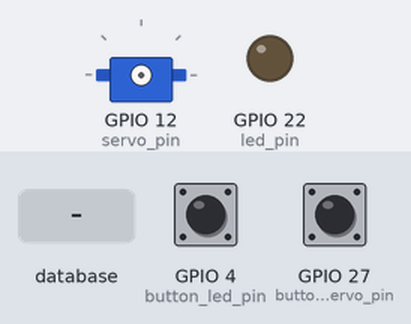
A program run on a simulated Raspberry Pi (BCM pin numbers). On the bench: servo, output pins drawn as LEDs (lit = HIGH). The inputs (shaded band) are chosen by the test bench; at power-on: GPIO 4 (button_led_pin) LOW, GPIO 27 (button_servo_pin) LOW. Each call to the cloud database takes 0.3 s, and an entry nobody has set reads as its off value or as empty; servo angles are drawn from the pulse width (0.5 ms = 0°, 2.5 ms = 180°).

Above: at 1.2 s.
1.3 s: database entry "turnOnLight" set to "1"
At 2.4 s:
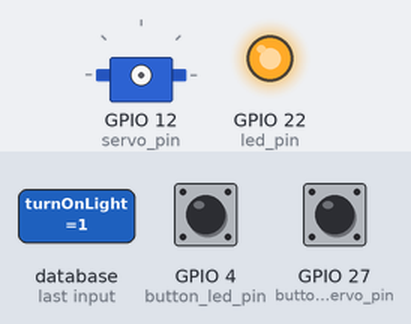
3.0 s: database entry "lightOption" set to "1"
4.5 s: database entry "turnOnLight" set to "0"
At 7.0 s:
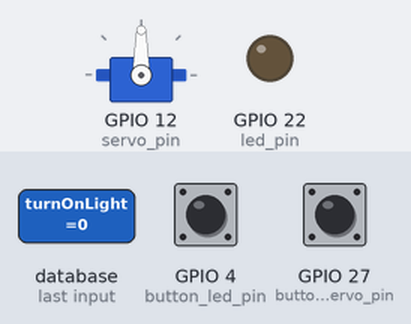
Timing chart, 0 to 8.5 s (numbered marks = the images above; inputs shaded):
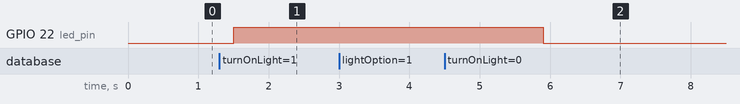

Measured:
- after the input at 1.3 s, GPIO 22 (led_pin): LOW → HIGH after 0.20 s
- after the input at 4.5 s, GPIO 22 (led_pin): HIGH → LOW after 1.4 s

The program:

button_control.py
```python
import RPi.GPIO as GPIO
import time
import firebase_admin
from firebase_admin import credentials, db

# Initialize Firebase
cred = credentials.Certificate("/home/pi/IoT/iothome-30e40-firebase-adminsdk-enn92-3a563acd66.json")
firebase_admin.initialize_app(cred, {
    'databaseURL': 'https://iothome-30e40-default-rtdb.firebaseio.com/'
})

# Reference to the Firebase database
ref = db.reference('lightData')

# Set GPIO mode and pins
GPIO.setmode(GPIO.BCM)
led_pin = 22  # GPIO pin for the LED
button_led_pin = 4  # GPIO pin for the LED button (pull-down)
servo_pin = 12  # GPIO pin for the servo motor (PWM)
button_servo_pin = 27  # GPIO pin for the servo button (pull-down)

# Initialize GPIO pins
GPIO.setup(led_pin, GPIO.OUT)
GPIO.setup(button_led_pin, GPIO.IN, pull_up_down=GPIO.PUD_DOWN)
GPIO.setup(servo_pin, GPIO.OUT)
GPIO.setup(button_servo_pin, GPIO.IN, pull_up_down=GPIO.PUD_DOWN)

# Set up PWM for the servo motor
pwm_servo = GPIO.PWM(servo_pin, 50)  # 50 Hz (standard for servos)
pwm_servo.start(0)  # Start with 0% duty cycle

# Variables to keep track of button states and LED state
led_button_pressed = False
led_state = False  # To keep track of LED state

def toggle_led():
    global led_state
    led_state = not led_state
    GPIO.output(led_pin, led_state)

def rotate_servo_90_degrees():
    pwm_servo.ChangeDutyCycle(7.5)  # 90 degrees (center position)
    time.sleep(1)  # Wait for the servo to reach the position
    pwm_servo.ChangeDutyCycle(0)  # Stop PWM signal

def update_servo_angle(angle):
    if angle == 1:
        rotate_servo_90_degrees()
    elif angle == 2:
        rotate_servo_90_degrees()
    elif angle == 3:
        rotate_servo_90_degrees()
    elif angle == 4:
        rotate_servo_90_degrees()

# Main loop
if __name__ == "__main__":
    try:
        while True:
            led_button_state = GPIO.input(button_led_pin)
            if led_button_state == GPIO.HIGH and not led_button_pressed:
                led_button_pressed = True
                toggle_led()
            elif led_button_state == GPIO.LOW and led_button_pressed:
                led_button_pressed = False

            current_turn_on_light = ref.child('turnOnLight').get()
            if current_turn_on_light:
                GPIO.output(led_pin, GPIO.HIGH)
            else:
                GPIO.output(led_pin, GPIO.LOW)

            servo_button_state = GPIO.input(button_servo_pin)
            if led_state and servo_button_state == GPIO.HIGH:
                rotate_servo_90_degrees()

            current_light_option = ref.child('lightOption').get()
            update_servo_angle(current_light_option)

    except KeyboardInterrupt:
        # Cleanup GPIO settings
        pwm_servo.stop()
        GPIO.cleanup()
```
